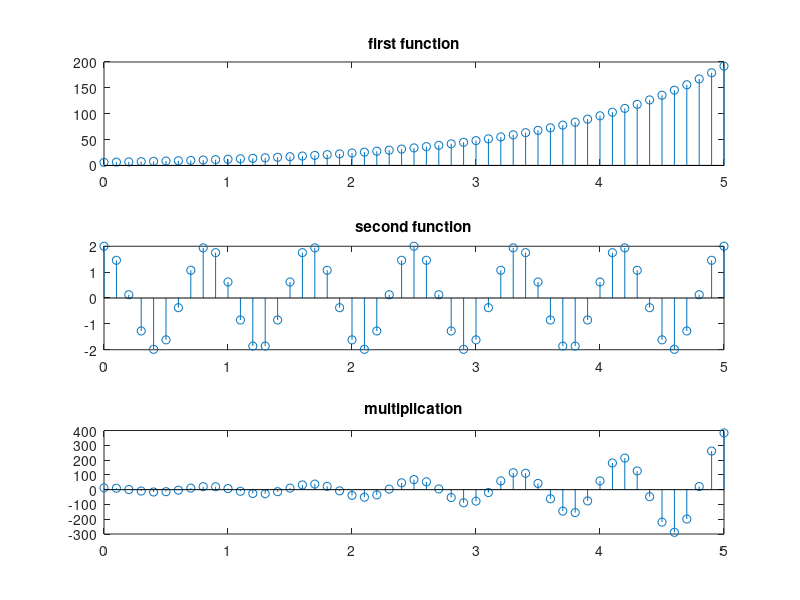

Source code (MATLAB):
%multiplication_of_two_discrete_time sequences
n=0:0.1:5;
a=2;
x1=6*(a.^n);
subplot(311);stem(n,x1);
title('first function');
x2=2*cos(2*pi*1.2*n);
subplot(312);stem(n,x2);
title('second function');
x3=x1.*x2;
subplot(313);stem(n,x3);
title('multiplication');

